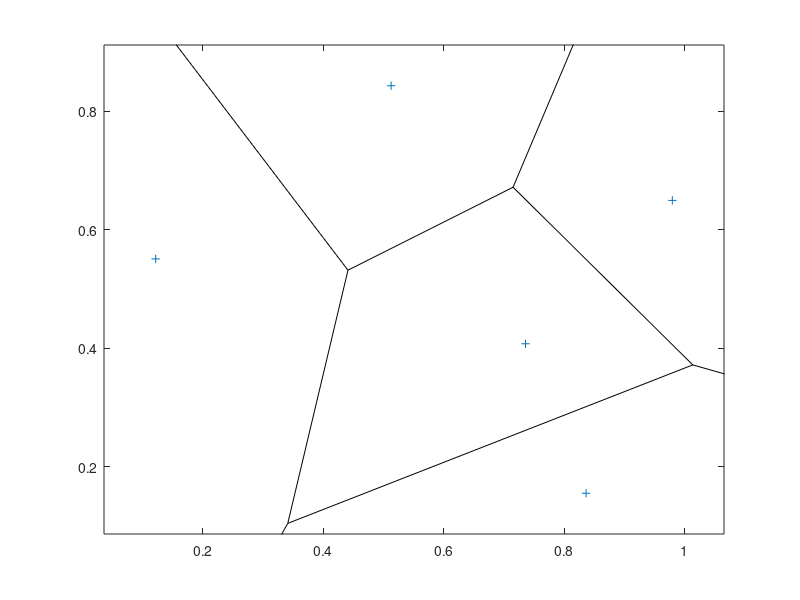

The MATLAB script that drew this image: (Note: this script raises an error after producing the figure.)
function Generate_Voronoi
%Clean other stuffs
clc 
close all
%Generate a Voronoi diagram with n seeds
n=input('Number of seeds :');
x = gallery('uniformdata',[1 n],0);
y = gallery('uniformdata',[1 n],1);
voronoi(x,y,'k');

%Save the voronoi diagram as an image
img_voronoi = frame2im(getframe(gca));
img_voronoi=img_voronoi(:,:,1);
img_cropped = imresize(img_voronoi, [512, 512]);

%Segmentate the image to eliminate the centroid, to binarize the image and
%establish a resolution of 512x512.
img_edge=edge(img_cropped);
se = strel('disk',4);
img_dilate=imdilate(img_edge,se);
img_watershed=watershed(img_dilate);
img_label=bwlabel(img_watershed);
figure,imshow(img_label)

end



